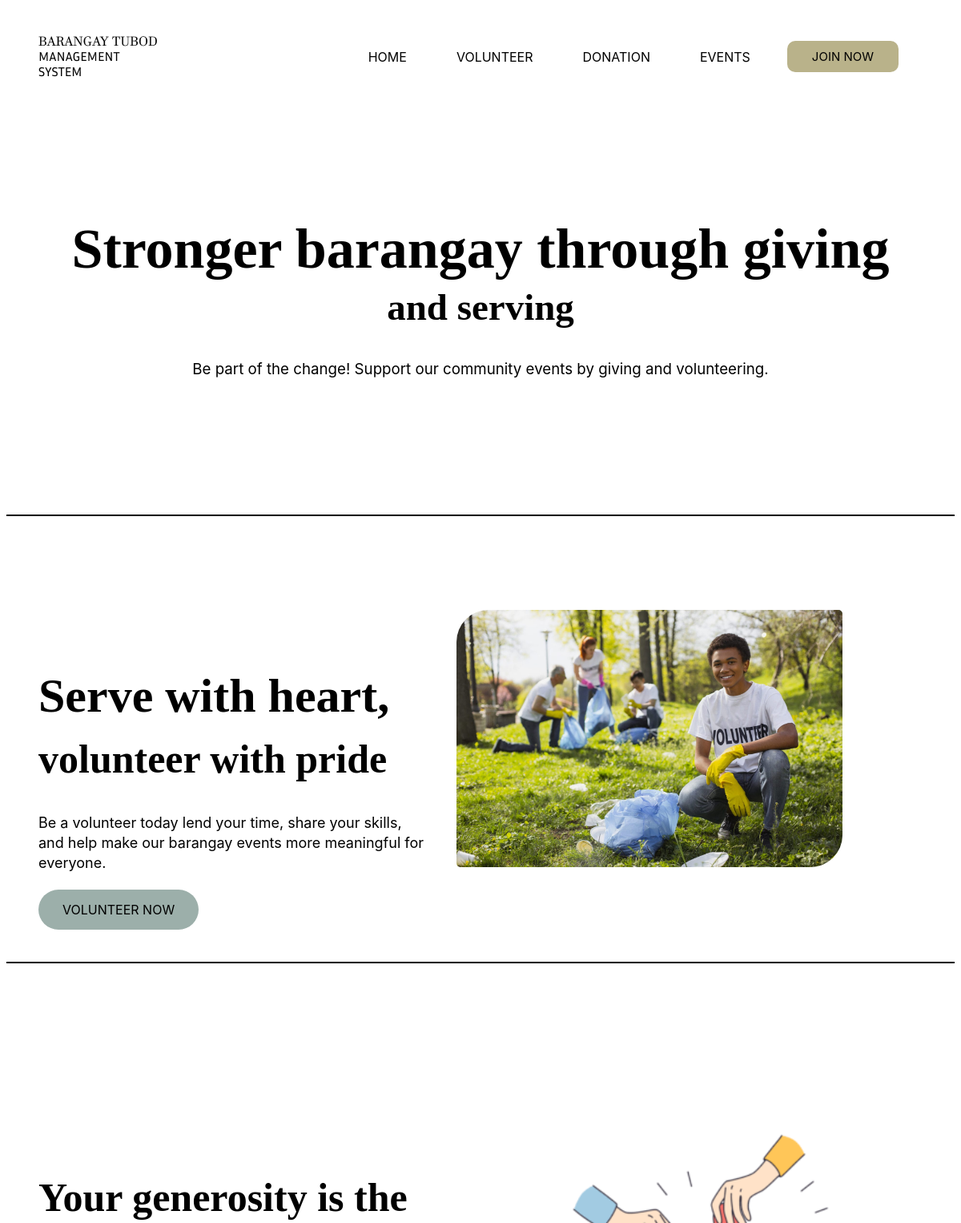
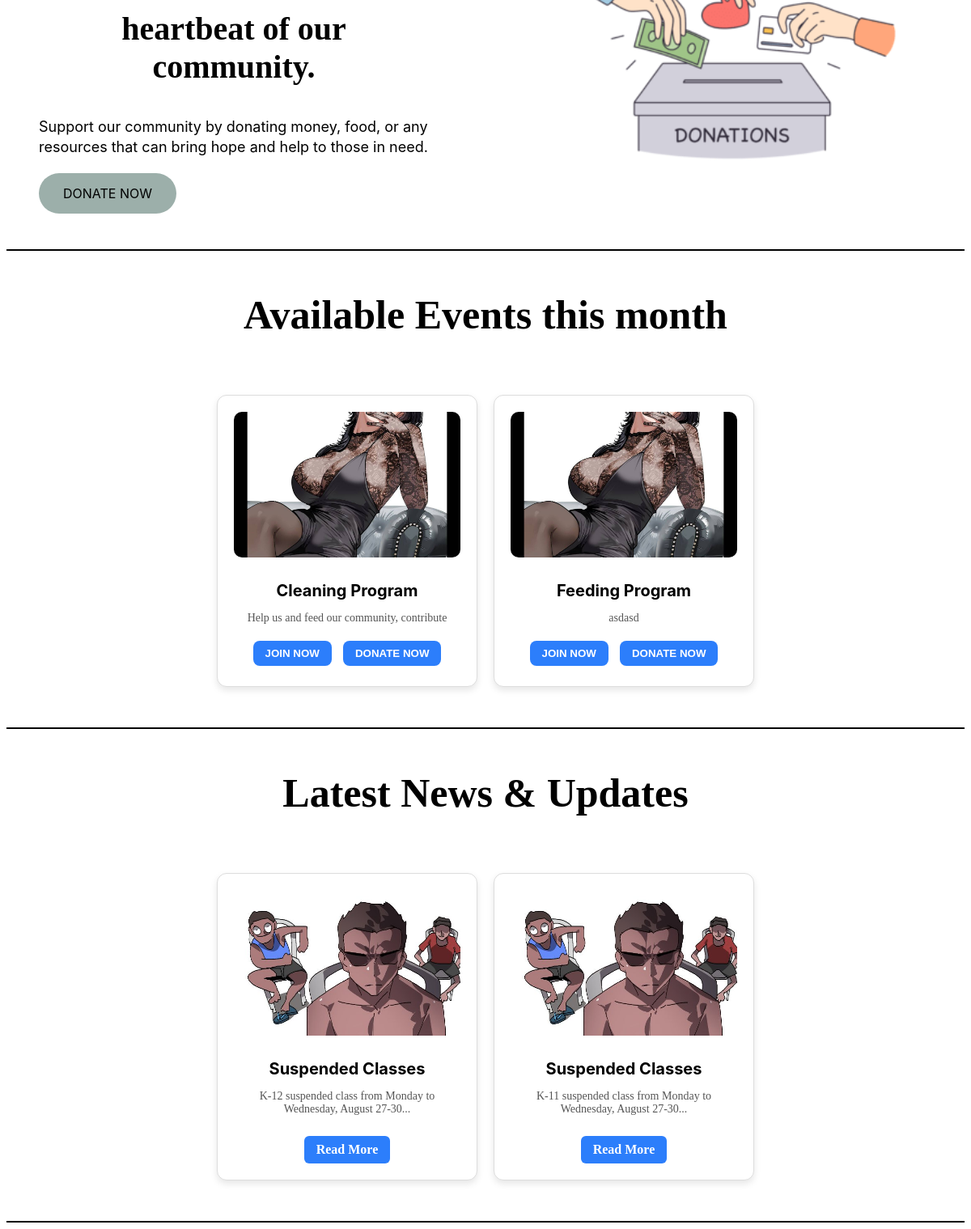
The page / on the database its author committed (2 pictures, top to bottom).
### tables this page shows
CREATE TABLE `events` (
  `id` int(11) NOT NULL,
  `title` varchar(255) NOT NULL,
  `description` text NOT NULL,
  `image` varchar(255) NOT NULL,
  `start_date` date DEFAULT NULL,
  `end_date` date DEFAULT NULL
);

CREATE TABLE `news` (
  `id` int(11) NOT NULL,
  `title` varchar(255) NOT NULL,
  `content` text NOT NULL,
  `image` varchar(255) DEFAULT NULL,
  `created_at` timestamp NOT NULL DEFAULT current_timestamp()
);

### index.php (the view, shortened to what this page needs)
<?php
include 'db_connection.php';
$sql = "SELECT * FROM events ORDER BY id DESC";
$result = $conn->query($sql);
$sql_news = "SELECT * FROM news ORDER BY created_at DESC";
$result_news = $conn->query($sql_news);
?>
<!DOCTYPE html>
<html lang="en">
<head>
    <link rel="stylesheet" href="design.css">
</head>
<body>
    <header>
        <nav class="navbar">
            <img src="logo.png" alt="">
            <a href="">HOME</a>
            <a href="">VOLUNTEER</a>
            <a href="">DONATION</a>
            <a href="">EVENTS</a>
            <button><a href="login.php">JOIN NOW</a></button>
        </nav>
    </header>
    <h1>Stronger barangay through giving</h1>
    <h2>and serving</h2>
    <h3>Be part of the change! Support our community events by giving and volunteering.</h3>
    <div class="volunteer">
        <div class="volunteer-text">
            <h1>Serve with heart,</h1>
            <h2>volunteer with pride</h2>
            <p>Be a volunteer today lend your time, share your skills, and help make our barangay events more meaningful for everyone.</p>
            <button><a href="">VOLUNTEER NOW</a></button>
        </div>
        <div class="image-volunteer">
            <img src="volunteer.jpg" alt="Volunteer helping community">
        </div>
    </div>
    <div class="donation">
        <div class="donation-text">
            <h1>Your generosity is the</h1>
            <h2>heartbeat of our community.</h2>
            <p>Support our community by donating money, food, or any resources that can bring hope and help to those in need.</p>
            <button><a href="">DONATE NOW</a></button>
        </div>
        <div class="image-donation">
            <img src="donation.png" alt="Donation support">
        </div>
    </div>
    <div class="events-text">
        <h1>Available Events this month</h1>
    </div>
    <div class="events">
        <div class="event-container">
            <?php if ($result->num_rows > 0): ?>
                <?php while($row = $result->fetch_assoc()): ?>
                    <div class="event-card">
                        <img src="<?= htmlspecialchars($row['image']) ?>" alt="<?= htmlspecialchars($row['title']) ?>">
                        <h3><?= htmlspecialchars($row['title']) ?></h3>
                        <p><?= htmlspecialchars($row['description']) ?></p>
                        <button>JOIN NOW</a></button>
                        <button>DONATE NOW</a></button>
                    </div>
                <?php endwhile; ?>
            <?php else: ?>
                <p>No events available at the moment.</p>
            <?php endif; ?>
        </div>
    </div>
    <div class="news-text">
        <h1>Latest News & Updates</h1>
    </div>
    <div class="events">
        <div class="event-container">
            <?php if ($result_news->num_rows > 0): ?>
                <?php while($news = $result_news->fetch_assoc()): ?>
                    <div class="event-card">
                        <?php if(!empty($news['image'])): ?>
                            <img src="<?= htmlspecialchars($news['image']) ?>" alt="<?= htmlspecialchars($news['title']) ?>">
                        <?php endif; ?>
                        <h3><?= htmlspecialchars($news['title']) ?></h3>
                        <p><?= nl2br(htmlspecialchars(substr($news['content'], 0, 150))) ?>...</p>
                        <a href="view_news.php?id=<?= $news['id'] ?>" class="btn-readmore">Read More</a>
                    </div>
                <?php endwhile; ?>
            <?php else: ?>
                <p>No news available at the moment.</p>
            <?php endif; ?>
        </div>
    </div>
</body>
</html>

### design.css (style rules this page uses)
.navbar { display: flex; justify-content: right; align-items: center; margin-right: 30px; margin-top: 20px; gap: 30px; padding: 25px 40px; }
.navbar a { text-decoration: none; color: black; padding: 8px 16px; font-family: "Inter", sans-serif; }
.navbar button { padding: 10px 15px; background-color: #B9B28A; border: none; border-radius: 10px; }
.navbar button a { text-decoration: none; font-family: "Inter", sans-serif; font-size: 15px; font-weight: normal; color: black; }
.navbar img { margin-right: auto; }
h1 { margin-top: 150px; text-align: center; font-size: 70px; font-family: "Inria Serif", serif; margin-bottom: 0px; }
h2 { margin-top: 5px; text-align: center; font-size: 47px; font-family: "Inria Serif", serif; }
h3 { text-align: center; font-family: "Inter", sans-serif; font-weight: normal; }
.volunteer { display: flex; justify-content: space-between; align-items: center; gap: 40px; padding: 40px; margin-top: 150px; margin-bottom: 50px; border-top: 2px solid black; border-bottom: 2px solid black; }
.volunteer-text { flex: 1; display: flex; flex-direction: column; align-items: flex-start; }
.volunteer-text h1 { font-size: 60px; font-family: "Inria Serif", serif; margin-bottom: 10px; }
.volunteer-text h2 { font-size: 50px; font-family: "Inria Serif", serif; margin-bottom: 20px; }
.volunteer-text p { font-family: "Inter", sans-serif; font-size: 18px; margin-bottom: 20px; line-height: 1.4; }
.volunteer-text button { background-color: #9CAFAA; border: none; padding: 15px 30px; font-family: "Inter", sans-serif; font-size: 16px; border-radius: 25px; cursor: pointer; transition: background 0.3s ease; }
.volunteer-text button a { text-decoration: none; color: black; }
.image-volunteer { flex: 1; max-width: 700px; margin-right: 100px; }
.image-volunteer img { width: 100%; border-radius: 40px 5px 40px 5px; display: block; }
.donation { display: flex; justify-content: space-between; align-items: center; gap: 40px; padding: 40px; margin-top: 70px; margin-bottom: 50px; border-bottom: 2px solid black; }
.donation-text { flex: 1; display: flex; flex-direction: column; align-items: flex-start; }
.donation-text h1 { font-size: 50px; font-family: "Inria Serif", serif; margin-bottom: 10px; }
.donation-text h2 { font-size: 40px; font-family: "Inria Serif", serif; margin-bottom: 20px; }
.donation-text p { font-family: "Inter", sans-serif; font-size: 18px; margin-bottom: 20px; line-height: 1.4; }
.donation-text button { background-color: #9CAFAA; border: none; padding: 15px 30px; font-family: "Inter", sans-serif; font-size: 16px; border-radius: 25px; cursor: pointer; transition: background 0.3s ease; }
.donation-text button a { text-decoration: none; color: black; }
.image-donation { flex: 1; max-width: 700px; margin-left: 100px; }
.image-donation img { width: 100%; border-radius: 40px 5px 40px 5px; display: block; }
.events-text h1 { text-align: center; font-family: "Inria Serif", serif; font-size: 50px; margin-top: 0px; margin-bottom: 20px; }
.events { display: flex; justify-content: center; padding: 50px; border-bottom: solid 2px black; }
.event-container { display: flex; flex-wrap: wrap; gap: 20px; justify-content: center; }
.event-card { background: #fff; border: 1px solid #ddd; border-radius: 12px; padding: 20px; width: 280px; box-shadow: 0 4px 8px rgba(0,0,0,0.1); text-align: center; transition: transform 0.3s; }
.event-card img { width: 100%; height: 180px; object-fit: cover; border-radius: 10px; margin-bottom: 15px; }
.event-card h3 { margin: 10px 0; font-size: 20px; font-weight: bold; }
.event-card p { font-size: 14px; color: #555; margin-bottom: 15px; }
.event-card button { margin: 5px; padding: 8px 15px; border: none; border-radius: 8px; background: #2c7efb; color: white; font-weight: bold; cursor: pointer; transition: background 0.3s; }
.news-text h1 { text-align: center; font-family: "Inria Serif", serif; font-size: 50px; margin: 50px 0 20px; }
.btn-readmore { display: inline-block; margin-top: 10px; padding: 8px 15px; background: #2c7efb; color: white; font-weight: bold; border-radius: 6px; text-decoration: none; transition: background 0.3s; }

### rows shown on the page
events: image (picture), title "Cleaning Program", description "Help us and feed our community, contribute"
events: image (picture), title "Feeding Program", description "asdasd"
news: image (picture), title "Suspended Classes", content "K-12 suspended class from Monday to Wednesday, August 27-30"
news: image (picture), title "Suspended Classes", content "K-11 suspended class from Monday to Wednesday, August 27-30"
